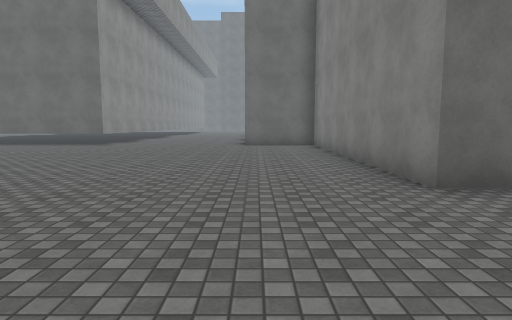
view 1 (above)

23 first-person views from a walk through a Unity game level. The camera is 1.4 m above the floor, tilts 6° down and sees 75° across. The floor is counted in squares, 2 m on a side. Each view is taken from the middle of a square. On the plan, view 1 faces up. The plan holds only what a view shows up to about 10 squares ahead; the rest is blank. The place goes on beyond the plan. The player character is not drawn. Surface patterns are stand-ins for the level's own textures.

view 2
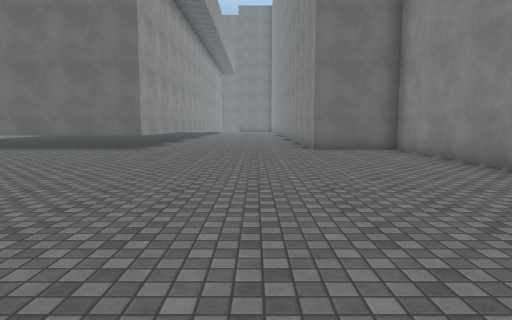

view 3
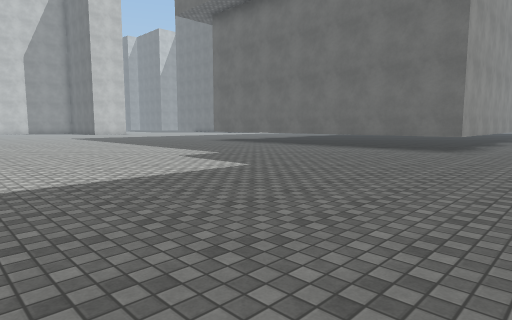

view 4
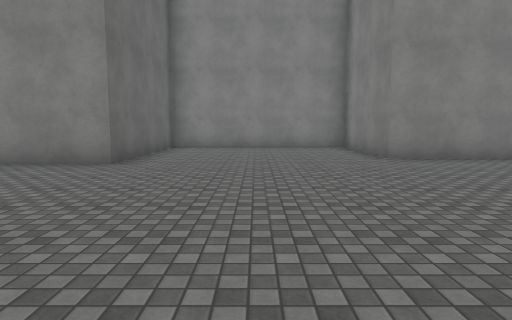

view 5
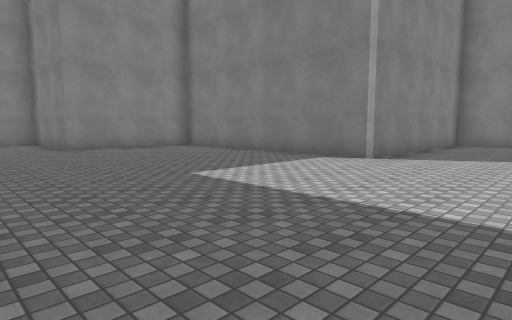

view 6
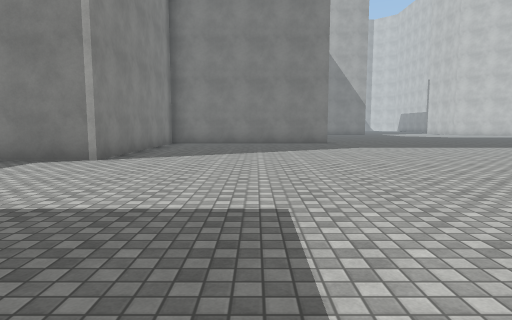

view 7
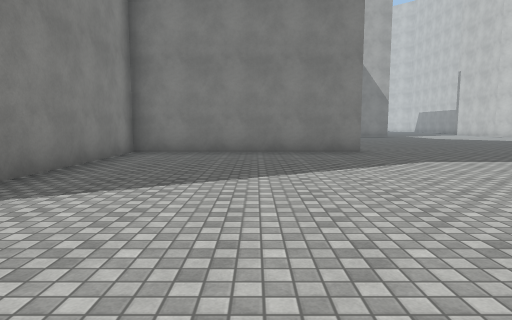

view 8
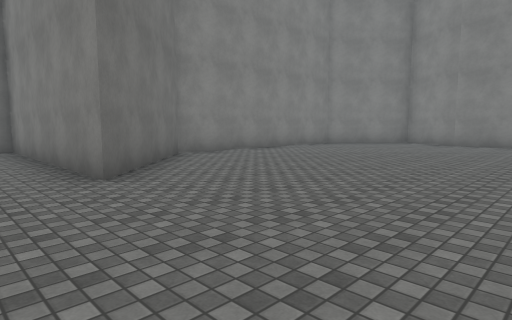

view 9
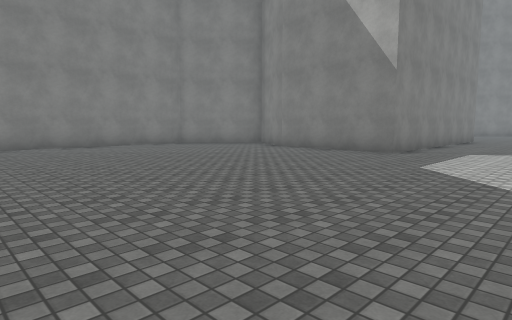

view 10
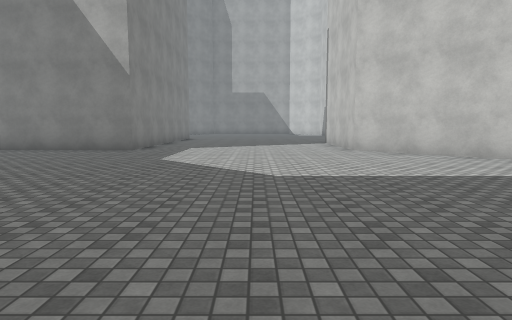

view 11
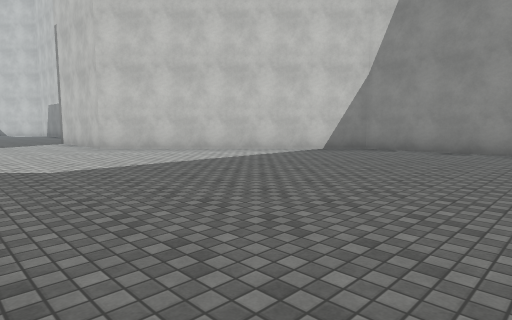

view 12
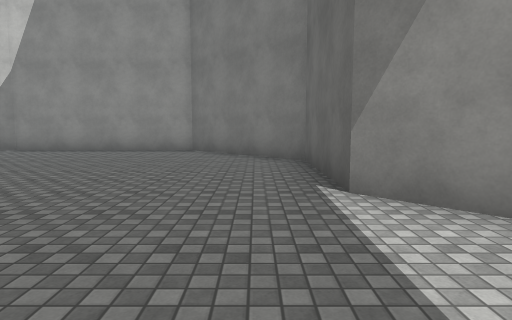

view 13
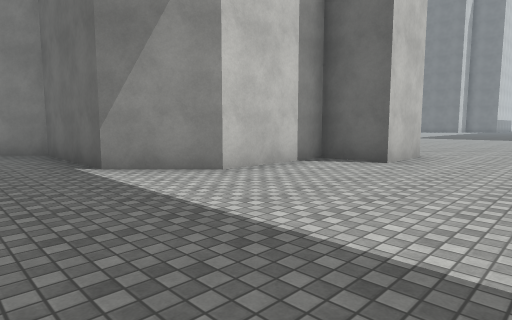

view 14
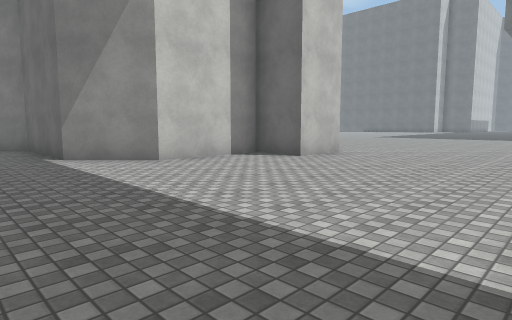

view 15
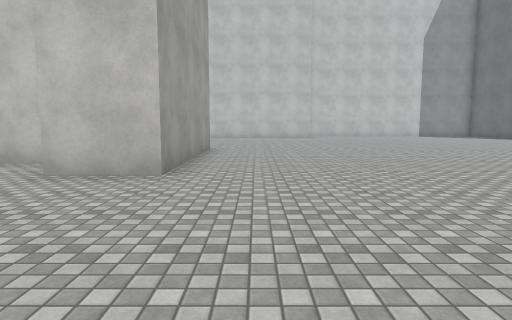

view 16
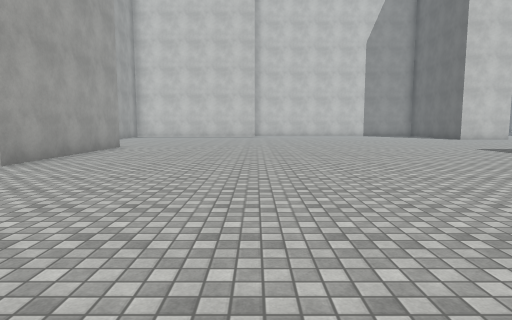

view 17
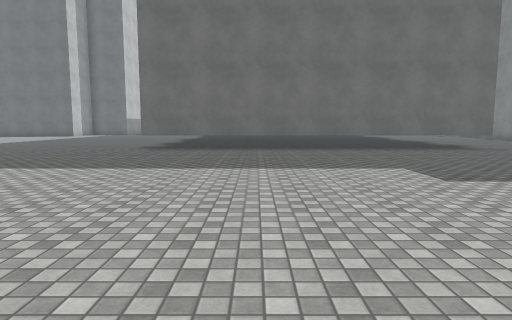

view 18
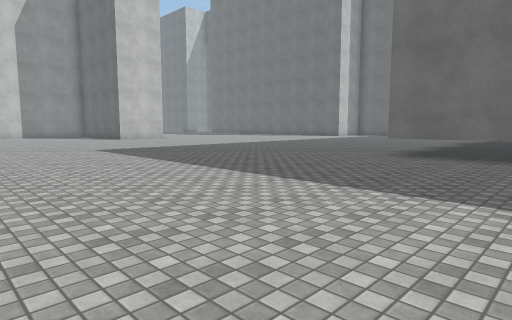

view 19
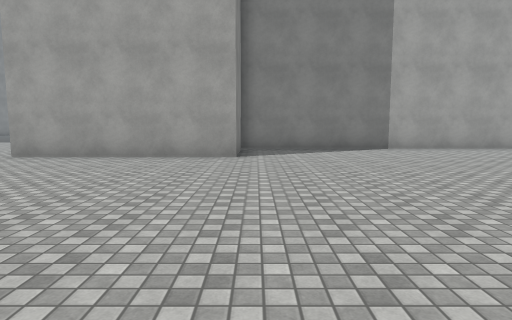

view 20
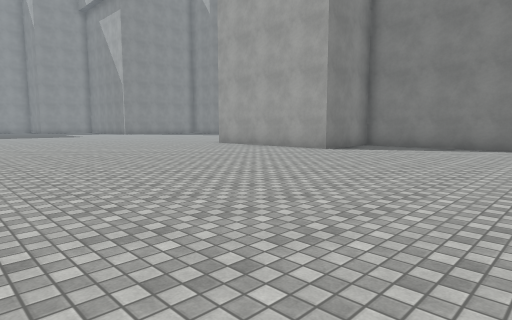

view 21
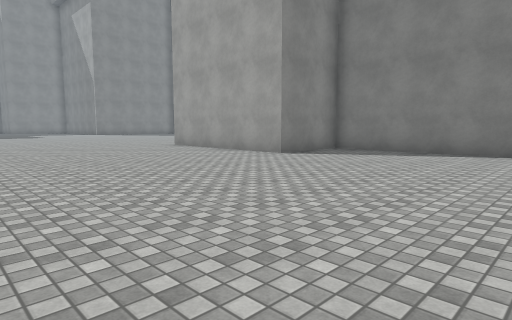

view 22
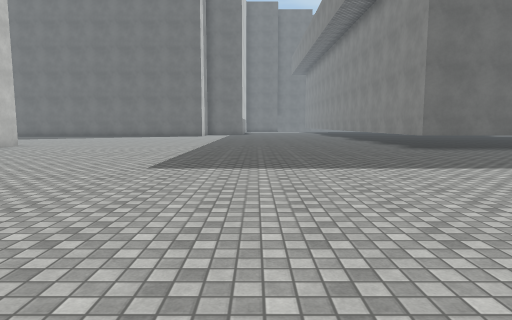

view 23
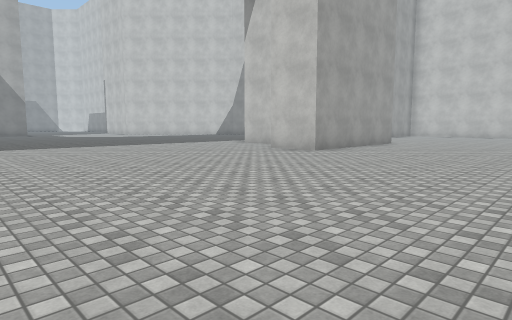

### Floor plan
Points are (right, up) in squares from view 1. A wall is a line through its corners. A room is listed if a view was taken in it or the views show most of it. See-through windows are left out.
Room 1 (views 1, 2, 3, 4, 5, 6, 7, 8, 9, 10, 11, 12, 13, 14, 15, 16, 17, 18, 19, 20, 21, 22, 23)
walls: (-6.8, -17.1) (-6.8, -14.5) (-9.7, -11.6) (-3.8, -11.6) (-3.8, -5.6) (0.6, -5.6); (-28.5, -5.8) (-22.6, -5.8) (-22.6, -3.3) (-17.6, -3.3) (-17.6, -5) (-19, -5) (-19, -7.7) (-20.4, -9) (-23.5, -9) (-26.3, -11.8) (-26.3, -16.7) (-20.7, -22.2) (-20.7, -23.1); (3, -4.4) (3, -1.8) (6.1, -1.8); (-5.3, 12.5) (-5.3, 11.5) (-15.3, 11.5) (-15.3, 12.1); (6, 3.6) (2, 3.6) (2, 11.5) (-0.4, 11.5) (-0.4, 12); (-14.6, -24.9) (-14.6, -22.3) (-10.8, -22.3)

Where each view was taken, in squares from view 1:
view 1: 0 up, 0 right, facing up
view 2: 2 up, 2 left, facing up
view 3: 2 up, 3 left, facing up-left
view 4: 1 up, 4 left, facing right
view 5: 1 up, 7 left, facing down-right
view 6: 1 up, 7 left, facing down
view 7: 3 down, 7 left, facing down
view 8: 10 down, 14 left, facing down-right
view 9: 14 down, 18 left, facing down-right
view 10: 13 down, 18 left, facing down
view 11: 12 down, 17 left, facing down-left
view 12: 10 down, 17 left, facing left
view 13: 11 down, 15 left, facing up-left
view 14: 11 down, 13 left, facing up-left
view 15: 2 down, 13 left, facing left
view 16: 1 up, 12 left, facing left
view 17: 2 up, 12 left, facing up
view 18: 4 up, 12 left, facing up-left
view 19: 4 up, 23 left, facing down
view 20: 5 up, 28 left, facing down-right
view 21: 3 up, 28 left, facing down-right
view 22: 2 up, 20 left, facing up
view 23: 2 up, 10 left, facing down-left
